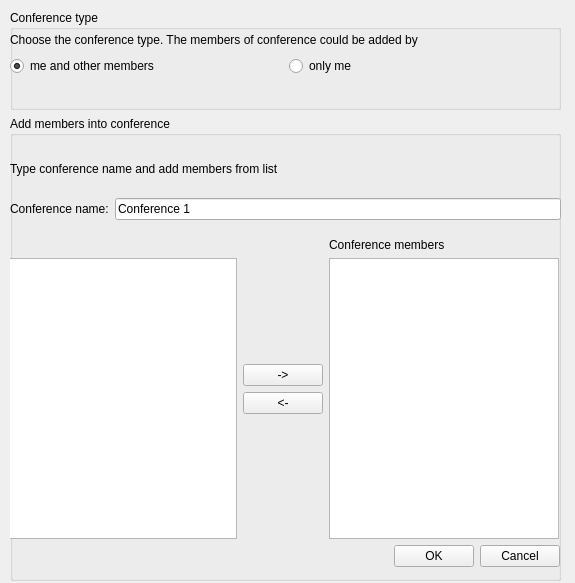
<?xml version="1.0" encoding="UTF-8"?>
<ui version="4.0">
 <class>NewConferenceDialog</class>
 <widget class="QWidget" name="NewConferenceDialog">
  <property name="geometry">
   <rect>
    <x>0</x>
    <y>0</y>
    <width>575</width>
    <height>583</height>
   </rect>
  </property>
  <property name="windowTitle">
   <string>New conference</string>
  </property>
  <property name="windowIcon">
   <iconset>
    <normaloff>:/icons/newconference.png</normaloff>:/icons/newconference.png</iconset>
  </property>
  <widget class="QWidget" name="verticalLayoutWidget">
   <property name="geometry">
    <rect>
     <x>10</x>
     <y>10</y>
     <width>551</width>
     <height>571</height>
    </rect>
   </property>
   <layout class="QVBoxLayout" name="verticalLayout">
    <item>
     <widget class="QGroupBox" name="conferenceTypeGroup">
      <property name="sizePolicy">
       <sizepolicy hsizetype="Preferred" vsizetype="Preferred">
        <horstretch>0</horstretch>
        <verstretch>0</verstretch>
       </sizepolicy>
      </property>
      <property name="maximumSize">
       <size>
        <width>16777215</width>
        <height>100</height>
       </size>
      </property>
      <property name="title">
       <string>Conference type</string>
      </property>
      <widget class="QWidget" name="verticalLayoutWidget_2">
       <property name="geometry">
        <rect>
         <x>0</x>
         <y>20</y>
         <width>551</width>
         <height>51</height>
        </rect>
       </property>
       <layout class="QVBoxLayout" name="verticalLayout_2">
        <item>
         <widget class="QLabel" name="label">
          <property name="sizePolicy">
           <sizepolicy hsizetype="Preferred" vsizetype="Maximum">
            <horstretch>0</horstretch>
            <verstretch>0</verstretch>
           </sizepolicy>
          </property>
          <property name="text">
           <string>Choose the conference type. The members of conference could be added by</string>
          </property>
         </widget>
        </item>
        <item>
         <layout class="QHBoxLayout" name="horizontalLayout">
          <item>
           <widget class="QRadioButton" name="allMembersRadioButton">
            <property name="text">
             <string>me and other members</string>
            </property>
            <property name="checked">
             <bool>true</bool>
            </property>
           </widget>
          </item>
          <item>
           <widget class="QRadioButton" name="onlyMeRadioButton">
            <property name="text">
             <string>only me</string>
            </property>
           </widget>
          </item>
         </layout>
        </item>
       </layout>
      </widget>
     </widget>
    </item>
    <item>
     <widget class="QGroupBox" name="membersListGroup">
      <property name="sizePolicy">
       <sizepolicy hsizetype="Preferred" vsizetype="Minimum">
        <horstretch>0</horstretch>
        <verstretch>0</verstretch>
       </sizepolicy>
      </property>
      <property name="title">
       <string>Add members into conference</string>
      </property>
      <widget class="QWidget" name="verticalLayoutWidget_3">
       <property name="geometry">
        <rect>
         <x>0</x>
         <y>30</y>
         <width>551</width>
         <height>91</height>
        </rect>
       </property>
       <layout class="QVBoxLayout" name="verticalLayout_3">
        <item>
         <widget class="QLabel" name="label_2">
          <property name="sizePolicy">
           <sizepolicy hsizetype="Preferred" vsizetype="Maximum">
            <horstretch>0</horstretch>
            <verstretch>0</verstretch>
           </sizepolicy>
          </property>
          <property name="text">
           <string>Type conference name and add members from list</string>
          </property>
         </widget>
        </item>
        <item>
         <layout class="QHBoxLayout" name="horizontalLayout_2">
          <item>
           <widget class="QLabel" name="label_3">
            <property name="sizePolicy">
             <sizepolicy hsizetype="Preferred" vsizetype="Maximum">
              <horstretch>0</horstretch>
              <verstretch>0</verstretch>
             </sizepolicy>
            </property>
            <property name="text">
             <string>Conference name:</string>
            </property>
           </widget>
          </item>
          <item>
           <widget class="QLineEdit" name="conferenceName">
            <property name="sizePolicy">
             <sizepolicy hsizetype="Expanding" vsizetype="Maximum">
              <horstretch>0</horstretch>
              <verstretch>0</verstretch>
             </sizepolicy>
            </property>
            <property name="text">
             <string>Conference 1</string>
            </property>
           </widget>
          </item>
         </layout>
        </item>
       </layout>
      </widget>
      <widget class="QWidget" name="horizontalLayoutWidget_2">
       <property name="geometry">
        <rect>
         <x>-2</x>
         <y>122</y>
         <width>551</width>
         <height>301</height>
        </rect>
       </property>
       <layout class="QHBoxLayout" name="horizontalLayout_3">
        <item>
         <layout class="QVBoxLayout" name="verticalLayout_4">
          <item>
           <widget class="QLabel" name="allContactsLabel">
            <property name="sizePolicy">
             <sizepolicy hsizetype="Preferred" vsizetype="Maximum">
              <horstretch>0</horstretch>
              <verstretch>0</verstretch>
             </sizepolicy>
            </property>
            <property name="text">
             <string/>
            </property>
           </widget>
          </item>
          <item>
           <widget class="QListWidget" name="allContactsList">
            <property name="sizePolicy">
             <sizepolicy hsizetype="Expanding" vsizetype="Preferred">
              <horstretch>0</horstretch>
              <verstretch>0</verstretch>
             </sizepolicy>
            </property>
           </widget>
          </item>
         </layout>
        </item>
        <item>
         <layout class="QVBoxLayout" name="verticalLayout_7">
          <item>
           <spacer name="verticalSpacer">
            <property name="orientation">
             <enum>Qt::Vertical</enum>
            </property>
            <property name="sizeHint" stdset="0">
             <size>
              <width>20</width>
              <height>40</height>
             </size>
            </property>
           </spacer>
          </item>
          <item>
           <widget class="QPushButton" name="addMemberButton">
            <property name="text">
             <string>-&gt;</string>
            </property>
           </widget>
          </item>
          <item>
           <widget class="QPushButton" name="removeMemberButton">
            <property name="text">
             <string>&lt;-</string>
            </property>
           </widget>
          </item>
          <item>
           <spacer name="verticalSpacer_2">
            <property name="orientation">
             <enum>Qt::Vertical</enum>
            </property>
            <property name="sizeHint" stdset="0">
             <size>
              <width>20</width>
              <height>40</height>
             </size>
            </property>
           </spacer>
          </item>
         </layout>
        </item>
        <item>
         <layout class="QVBoxLayout" name="verticalLayout_5">
          <item>
           <widget class="QLabel" name="conferenceMembersLabel">
            <property name="sizePolicy">
             <sizepolicy hsizetype="Preferred" vsizetype="Maximum">
              <horstretch>0</horstretch>
              <verstretch>0</verstretch>
             </sizepolicy>
            </property>
            <property name="text">
             <string>Conference members</string>
            </property>
           </widget>
          </item>
          <item>
           <widget class="QListWidget" name="membersList">
            <property name="sizePolicy">
             <sizepolicy hsizetype="Expanding" vsizetype="Preferred">
              <horstretch>0</horstretch>
              <verstretch>0</verstretch>
             </sizepolicy>
            </property>
           </widget>
          </item>
         </layout>
        </item>
       </layout>
      </widget>
      <widget class="QWidget" name="horizontalLayoutWidget_3">
       <property name="geometry">
        <rect>
         <x>-1</x>
         <y>420</y>
         <width>551</width>
         <height>41</height>
        </rect>
       </property>
       <layout class="QHBoxLayout" name="horizontalLayout_4">
        <item>
         <spacer name="horizontalSpacer">
          <property name="orientation">
           <enum>Qt::Horizontal</enum>
          </property>
          <property name="sizeHint" stdset="0">
           <size>
            <width>40</width>
            <height>20</height>
           </size>
          </property>
         </spacer>
        </item>
        <item>
         <widget class="QPushButton" name="OKButton">
          <property name="text">
           <string>OK</string>
          </property>
         </widget>
        </item>
        <item>
         <widget class="QPushButton" name="cancelButton">
          <property name="text">
           <string>Cancel</string>
          </property>
         </widget>
        </item>
       </layout>
      </widget>
     </widget>
    </item>
   </layout>
  </widget>
 </widget>
 <resources>
  <include location="res.qrc"/>
 </resources>
 <connections/>
</ui>
